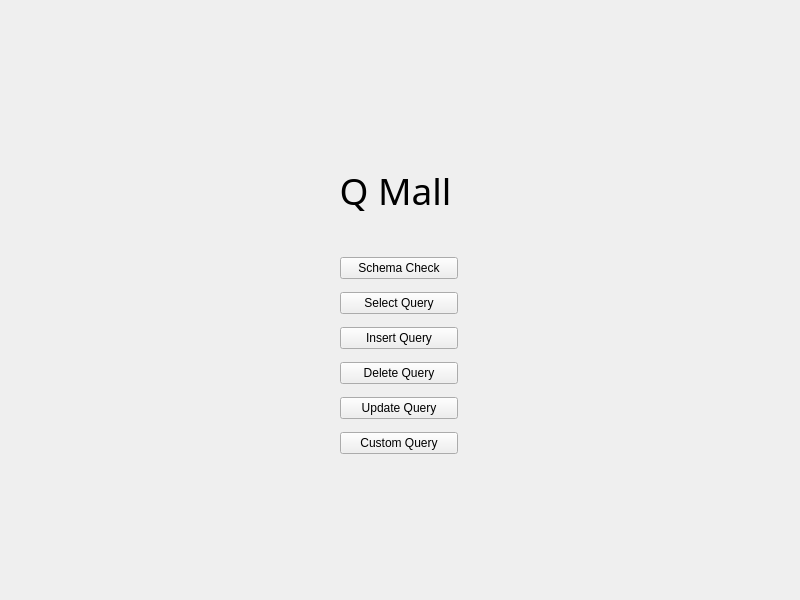
<?xml version="1.0" encoding="UTF-8"?>
<ui version="4.0">
 <class>MainWindow</class>
 <widget class="QMainWindow" name="MainWindow">
  <property name="geometry">
   <rect>
    <x>0</x>
    <y>0</y>
    <width>800</width>
    <height>600</height>
   </rect>
  </property>
  <property name="windowTitle">
   <string>MainWindow</string>
  </property>
  <widget class="QWidget" name="centralwidget">
   <widget class="QWidget" name="verticalLayoutWidget">
    <property name="geometry">
     <rect>
      <x>340</x>
      <y>250</y>
      <width>118</width>
      <height>211</height>
     </rect>
    </property>
    <layout class="QVBoxLayout" name="verticalLayout">
     <item>
      <widget class="QPushButton" name="btn_schema">
       <property name="text">
        <string>Schema Check</string>
       </property>
      </widget>
     </item>
     <item>
      <widget class="QPushButton" name="btn_select">
       <property name="text">
        <string>Select Query</string>
       </property>
      </widget>
     </item>
     <item>
      <widget class="QPushButton" name="btn_insert">
       <property name="text">
        <string>Insert Query</string>
       </property>
      </widget>
     </item>
     <item>
      <widget class="QPushButton" name="btn_delete">
       <property name="text">
        <string>Delete Query</string>
       </property>
      </widget>
     </item>
     <item>
      <widget class="QPushButton" name="btn_update">
       <property name="text">
        <string>Update Query</string>
       </property>
      </widget>
     </item>
     <item>
      <widget class="QPushButton" name="btn_custom">
       <property name="text">
        <string>Custom Query</string>
       </property>
      </widget>
     </item>
    </layout>
   </widget>
   <widget class="QLabel" name="title">
    <property name="geometry">
     <rect>
      <x>320</x>
      <y>150</y>
      <width>151</width>
      <height>81</height>
     </rect>
    </property>
    <property name="font">
     <font>
      <family>예스체</family>
      <pointsize>28</pointsize>
     </font>
    </property>
    <property name="text">
     <string>Q Mall</string>
    </property>
    <property name="alignment">
     <set>Qt::AlignmentFlag::AlignCenter</set>
    </property>
   </widget>
  </widget>
 </widget>
 <resources/>
 <connections/>
</ui>
